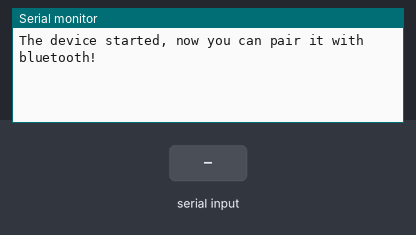
Bench run of a sketch on a simulated ESP32. Parts: the last lines printed to the serial monitor. The test bench sets the inputs (shaded band). Nothing arrives over Bluetooth unless stated.

Above: at 1.2 s.
1.3 s: "1" received over the second serial link
At 2.2 s:
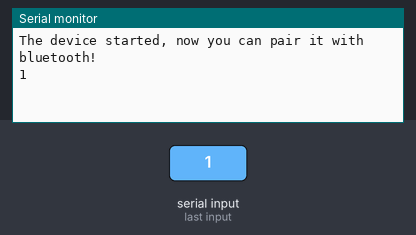
2.8 s: "0" received over the second serial link
At 3.2 s:
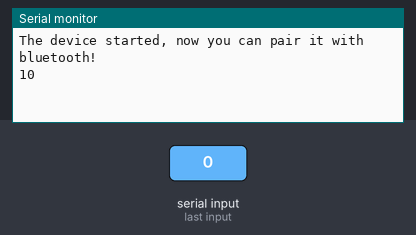

The sketch:

bluetooth_classic.ino
```cpp
#include "BluetoothSerial.h"  // Include the Bluetooth Serial library

BluetoothSerial SerialBT;     // Create an object of BluetoothSerial

void setup() {
  Serial.begin(115200);               // Start serial communication with PC at 115200 baud
  SerialBT.begin("ESP32_bluetooth");        // Start Bluetooth with device name "ESP32_bluetooth"
  Serial.println("The device started, now you can pair it with bluetooth!");
}

void loop() {
  // If data is available from the Serial Monitor (PC -> ESP32)
  if (Serial.available()) {
    SerialBT.write(Serial.read());    // Read one byte from Serial and send it over Bluetooth
  }

  // If data is available from Bluetooth (Phone -> ESP32)
  if (SerialBT.available()) {
    Serial.write(SerialBT.read());    // Read one byte from Bluetooth and send it to Serial Monitor
  }

  delay(20);  // Small delay
}
```

Measured:
- after the input at 1.3 s, the serial monitor: prints a new line at once (image 1)
- after the input at 2.8 s, the serial monitor: prints a new line at once (image 2)
